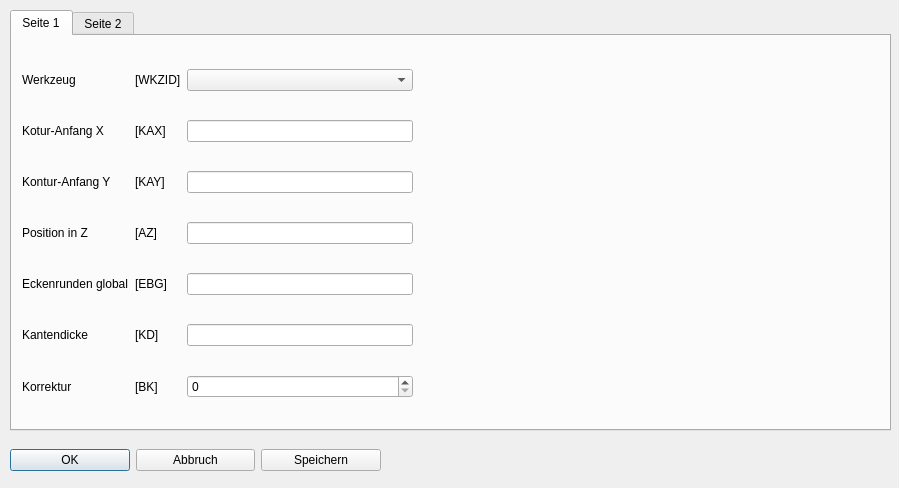
<?xml version="1.0" encoding="UTF-8"?>
<ui version="4.0">
 <class>Dialog_fauf</class>
 <widget class="QDialog" name="Dialog_fauf">
  <property name="geometry">
   <rect>
    <x>0</x>
    <y>0</y>
    <width>899</width>
    <height>488</height>
   </rect>
  </property>
  <property name="windowTitle">
   <string>Aufruf Fräser</string>
  </property>
  <property name="modal">
   <bool>true</bool>
  </property>
  <widget class="QTabWidget" name="tabWidget">
   <property name="geometry">
    <rect>
     <x>10</x>
     <y>10</y>
     <width>881</width>
     <height>421</height>
    </rect>
   </property>
   <property name="currentIndex">
    <number>0</number>
   </property>
   <widget class="QWidget" name="tab">
    <attribute name="title">
     <string>Seite 1</string>
    </attribute>
    <widget class="QWidget" name="layoutWidget">
     <property name="geometry">
      <rect>
       <x>10</x>
       <y>10</y>
       <width>391</width>
       <height>381</height>
      </rect>
     </property>
     <layout class="QGridLayout" name="gridLayout">
      <item row="1" column="0">
       <widget class="QLabel" name="label_3">
        <property name="text">
         <string>Kotur-Anfang X</string>
        </property>
       </widget>
      </item>
      <item row="4" column="0">
       <widget class="QLabel" name="label_6">
        <property name="text">
         <string>Eckenrunden global</string>
        </property>
       </widget>
      </item>
      <item row="3" column="1">
       <widget class="QLabel" name="label_9">
        <property name="text">
         <string>[AZ]</string>
        </property>
       </widget>
      </item>
      <item row="3" column="2">
       <widget class="QLineEdit" name="lineEdit_z"/>
      </item>
      <item row="4" column="1">
       <widget class="QLabel" name="label_10">
        <property name="text">
         <string>[EBG]</string>
        </property>
       </widget>
      </item>
      <item row="2" column="2">
       <widget class="QLineEdit" name="lineEdit_y"/>
      </item>
      <item row="5" column="0">
       <widget class="QLabel" name="label_16">
        <property name="text">
         <string>Kantendicke</string>
        </property>
       </widget>
      </item>
      <item row="1" column="2">
       <widget class="QLineEdit" name="lineEdit_x"/>
      </item>
      <item row="5" column="2">
       <widget class="QLineEdit" name="lineEdit_kadi"/>
      </item>
      <item row="0" column="1">
       <widget class="QLabel" name="label_2">
        <property name="text">
         <string>[WKZID]</string>
        </property>
       </widget>
      </item>
      <item row="2" column="0">
       <widget class="QLabel" name="label_4">
        <property name="text">
         <string>Kontur-Anfang Y</string>
        </property>
       </widget>
      </item>
      <item row="1" column="1">
       <widget class="QLabel" name="label_7">
        <property name="text">
         <string>[KAX]</string>
        </property>
       </widget>
      </item>
      <item row="3" column="0">
       <widget class="QLabel" name="label_5">
        <property name="text">
         <string>Position in Z</string>
        </property>
       </widget>
      </item>
      <item row="4" column="2">
       <widget class="QLineEdit" name="lineEdit_erg"/>
      </item>
      <item row="5" column="1">
       <widget class="QLabel" name="label_34">
        <property name="text">
         <string>[KD]</string>
        </property>
       </widget>
      </item>
      <item row="0" column="2">
       <widget class="QComboBox" name="comboBox_wkz"/>
      </item>
      <item row="0" column="0">
       <widget class="QLabel" name="label">
        <property name="text">
         <string>Werkzeug</string>
        </property>
       </widget>
      </item>
      <item row="2" column="1">
       <widget class="QLabel" name="label_8">
        <property name="text">
         <string>[KAY]</string>
        </property>
       </widget>
      </item>
      <item row="6" column="0">
       <widget class="QLabel" name="label_39">
        <property name="text">
         <string>Korrektur</string>
        </property>
       </widget>
      </item>
      <item row="6" column="1">
       <widget class="QLabel" name="label_42">
        <property name="text">
         <string>[BK]</string>
        </property>
       </widget>
      </item>
      <item row="6" column="2">
       <widget class="QSpinBox" name="spinBox_kor">
        <property name="maximum">
         <number>2</number>
        </property>
       </widget>
      </item>
     </layout>
    </widget>
    <widget class="QLabel" name="label_bild">
     <property name="geometry">
      <rect>
       <x>410</x>
       <y>10</y>
       <width>461</width>
       <height>381</height>
      </rect>
     </property>
     <property name="text">
      <string/>
     </property>
    </widget>
   </widget>
   <widget class="QWidget" name="tab_2">
    <attribute name="title">
     <string>Seite 2</string>
    </attribute>
    <widget class="QWidget" name="layoutWidget_2">
     <property name="geometry">
      <rect>
       <x>11</x>
       <y>9</y>
       <width>391</width>
       <height>381</height>
      </rect>
     </property>
     <layout class="QGridLayout" name="gridLayout_2">
      <item row="1" column="0">
       <widget class="QLabel" name="label_12">
        <property name="text">
         <string>Abfahrtyp</string>
        </property>
       </widget>
      </item>
      <item row="10" column="2">
       <widget class="QLineEdit" name="lineEdit_afb"/>
      </item>
      <item row="2" column="0">
       <widget class="QLabel" name="label_26">
        <property name="text">
         <string>Eintauchtyp</string>
        </property>
       </widget>
      </item>
      <item row="9" column="2">
       <widget class="QLineEdit" name="lineEdit_bez"/>
      </item>
      <item row="4" column="0">
       <widget class="QLabel" name="label_14">
        <property name="text">
         <string>Abfahrwert</string>
        </property>
       </widget>
      </item>
      <item row="3" column="1">
       <widget class="QLabel" name="label_25">
        <property name="text">
         <string>[AW]</string>
        </property>
       </widget>
      </item>
      <item row="9" column="0">
       <widget class="QLabel" name="label_30">
        <property name="text">
         <string>Bezeichnung</string>
        </property>
       </widget>
      </item>
      <item row="6" column="0">
       <widget class="QLabel" name="label_18">
        <property name="text">
         <string>Vorschub</string>
        </property>
       </widget>
      </item>
      <item row="7" column="0">
       <widget class="QLabel" name="label_19">
        <property name="text">
         <string>Drehzahl</string>
        </property>
       </widget>
      </item>
      <item row="0" column="0">
       <widget class="QLabel" name="label_11">
        <property name="text">
         <string>Anfahrtyp</string>
        </property>
       </widget>
      </item>
      <item row="3" column="2">
       <widget class="QLineEdit" name="lineEdit_anweg"/>
      </item>
      <item row="0" column="1">
       <widget class="QLabel" name="label_13">
        <property name="text">
         <string>[AT]</string>
        </property>
       </widget>
      </item>
      <item row="9" column="1">
       <widget class="QLabel" name="label_31">
        <property name="text">
         <string>[BEZ]</string>
        </property>
       </widget>
      </item>
      <item row="4" column="1">
       <widget class="QLabel" name="label_15">
        <property name="text">
         <string>[ABW]</string>
        </property>
       </widget>
      </item>
      <item row="0" column="2">
       <widget class="QSpinBox" name="spinBox_antyp">
        <property name="maximum">
         <number>1</number>
        </property>
       </widget>
      </item>
      <item row="10" column="1">
       <widget class="QLabel" name="label_32">
        <property name="text">
         <string>[AFB]</string>
        </property>
       </widget>
      </item>
      <item row="1" column="1">
       <widget class="QLabel" name="label_23">
        <property name="text">
         <string>[ABT]</string>
        </property>
       </widget>
      </item>
      <item row="10" column="0">
       <widget class="QLabel" name="label_33">
        <property name="text">
         <string>Ausführbedingung</string>
        </property>
       </widget>
      </item>
      <item row="2" column="1">
       <widget class="QLabel" name="label_27">
        <property name="text">
         <string>[ZTYP]</string>
        </property>
       </widget>
      </item>
      <item row="3" column="0">
       <widget class="QLabel" name="label_24">
        <property name="text">
         <string>Anfahrwert</string>
        </property>
       </widget>
      </item>
      <item row="1" column="2">
       <widget class="QSpinBox" name="spinBox_abtyp">
        <property name="maximum">
         <number>1</number>
        </property>
       </widget>
      </item>
      <item row="4" column="2">
       <widget class="QLineEdit" name="lineEdit_abweg"/>
      </item>
      <item row="5" column="0">
       <widget class="QLabel" name="label_17">
        <property name="text">
         <string>Anfahrvorschub</string>
        </property>
       </widget>
      </item>
      <item row="8" column="0">
       <widget class="QLabel" name="label_20">
        <property name="text">
         <string>Ecken verschleifen</string>
        </property>
       </widget>
      </item>
      <item row="5" column="1">
       <widget class="QLabel" name="label_21">
        <property name="text">
         <string>[AV]</string>
        </property>
       </widget>
      </item>
      <item row="6" column="1">
       <widget class="QLabel" name="label_22">
        <property name="text">
         <string>[V]</string>
        </property>
       </widget>
      </item>
      <item row="7" column="1">
       <widget class="QLabel" name="label_28">
        <property name="text">
         <string>[N]</string>
        </property>
       </widget>
      </item>
      <item row="8" column="1">
       <widget class="QLabel" name="label_29">
        <property name="text">
         <string>[EVS]</string>
        </property>
       </widget>
      </item>
      <item row="5" column="2">
       <widget class="QLineEdit" name="lineEdit_anvo"/>
      </item>
      <item row="6" column="2">
       <widget class="QLineEdit" name="lineEdit_vo"/>
      </item>
      <item row="7" column="2">
       <widget class="QLineEdit" name="lineEdit_drehz"/>
      </item>
      <item row="8" column="2">
       <widget class="QLineEdit" name="lineEdit_evers"/>
      </item>
      <item row="2" column="2">
       <widget class="QLineEdit" name="lineEdit_eintyp"/>
      </item>
     </layout>
    </widget>
    <widget class="QLabel" name="label_bild_2">
     <property name="geometry">
      <rect>
       <x>410</x>
       <y>10</y>
       <width>461</width>
       <height>381</height>
      </rect>
     </property>
     <property name="text">
      <string/>
     </property>
    </widget>
   </widget>
  </widget>
  <widget class="QWidget" name="layoutWidget_3">
   <property name="geometry">
    <rect>
     <x>10</x>
     <y>440</y>
     <width>371</width>
     <height>41</height>
    </rect>
   </property>
   <layout class="QHBoxLayout" name="horizontalLayout">
    <item>
     <widget class="QPushButton" name="pushButton_ok">
      <property name="text">
       <string>OK</string>
      </property>
     </widget>
    </item>
    <item>
     <widget class="QPushButton" name="pushButton_esc">
      <property name="text">
       <string>Abbruch</string>
      </property>
     </widget>
    </item>
    <item>
     <widget class="QPushButton" name="pushButton_save">
      <property name="text">
       <string>Speichern</string>
      </property>
     </widget>
    </item>
   </layout>
  </widget>
 </widget>
 <tabstops>
  <tabstop>tabWidget</tabstop>
  <tabstop>comboBox_wkz</tabstop>
  <tabstop>lineEdit_x</tabstop>
  <tabstop>lineEdit_y</tabstop>
  <tabstop>lineEdit_z</tabstop>
  <tabstop>lineEdit_erg</tabstop>
  <tabstop>lineEdit_kadi</tabstop>
  <tabstop>spinBox_kor</tabstop>
  <tabstop>pushButton_ok</tabstop>
  <tabstop>pushButton_esc</tabstop>
  <tabstop>pushButton_save</tabstop>
  <tabstop>spinBox_antyp</tabstop>
  <tabstop>spinBox_abtyp</tabstop>
  <tabstop>lineEdit_eintyp</tabstop>
  <tabstop>lineEdit_anweg</tabstop>
  <tabstop>lineEdit_abweg</tabstop>
  <tabstop>lineEdit_anvo</tabstop>
  <tabstop>lineEdit_vo</tabstop>
  <tabstop>lineEdit_drehz</tabstop>
  <tabstop>lineEdit_evers</tabstop>
  <tabstop>lineEdit_bez</tabstop>
  <tabstop>lineEdit_afb</tabstop>
 </tabstops>
 <resources/>
 <connections/>
</ui>
